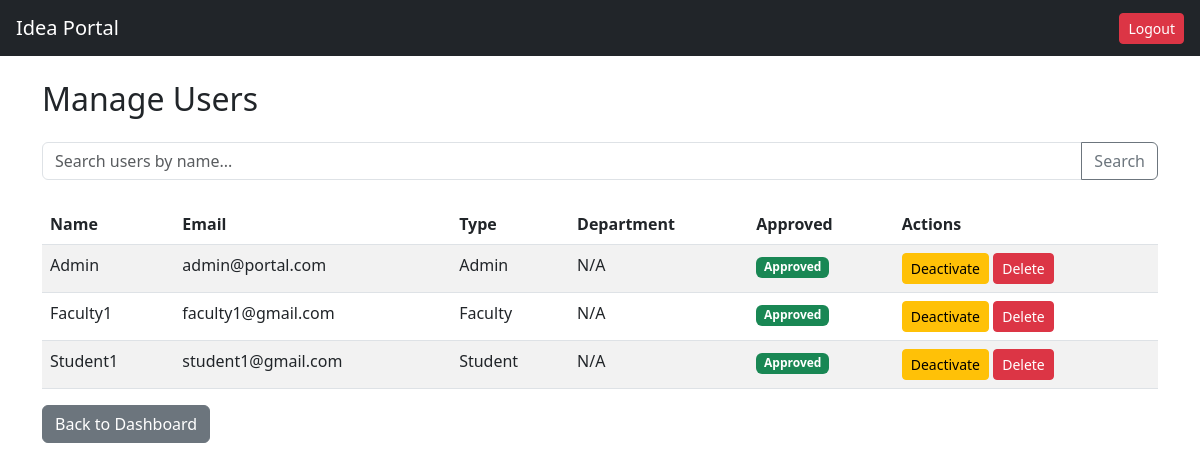
The page /admin/users (signed in) on the database as committed earlier.
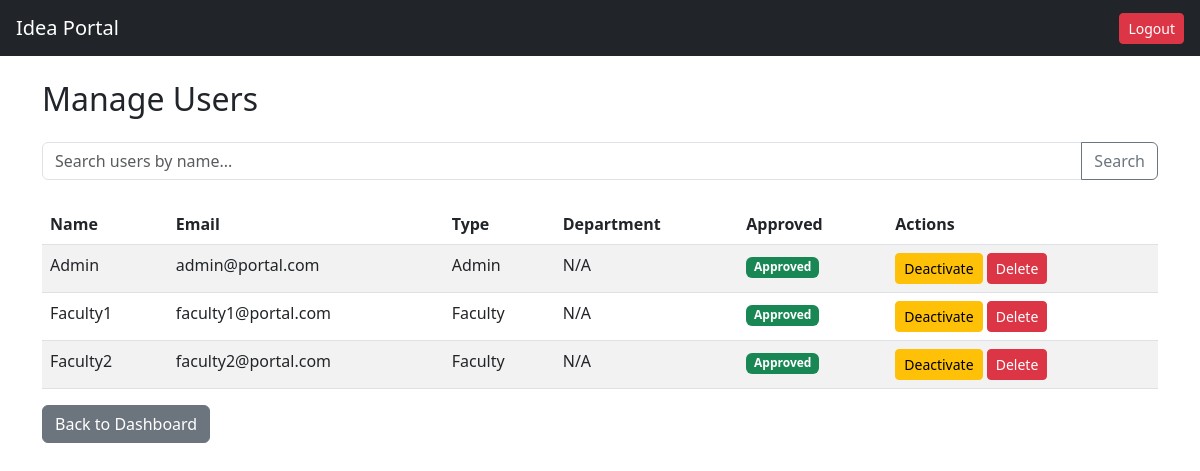
The same page on the database as committed later.
### database/models.py (models this page shows, shortened)
class Person(db.Model):
    __tablename__ = 'person'
    person_id = db.Column(db.Integer, primary_key=True)
    name = db.Column(db.String(100), nullable=False)
    email = db.Column(db.String(100), unique=True, nullable=False)
    password = db.Column(db.String(200), nullable=False)
    type = db.Column(db.String(20), nullable=False)  # Student / Faculty / Admin
    department = db.Column(db.String(100))
    is_approved = db.Column(db.Boolean, default=False)
    skills = db.Column(db.Text)  # Comma-separated skills
    resume_url = db.Column(db.String(255))  # URL to uploaded resume
    bio = db.Column(db.Text)  # Short bio/profile description
    phone = db.Column(db.String(20))  # Contact phone number

### admin/routes.py (the view)
@admin_bp.route('/users')
@login_required
@role_required('Admin')
def view_users():
    users = Person.query.all()
    return render_template('admin/users.html', users=users)

### templates/admin/users.html
{% extends 'base.html' %}
{% block content %}
<h2 class="mb-4">Manage Users</h2>
<form method="GET" action="/admin/search" class="mb-4">
    <div class="input-group">
        <input type="text" name="q" class="form-control" placeholder="Search users by name...">
        <button class="btn btn-outline-secondary" type="submit">Search</button>
    </div>
</form>
<table class="table table-striped">
    <thead>
        <tr>
            <th>Name</th>
            <th>Email</th>
            <th>Type</th>
            <th>Department</th>
            <th>Approved</th>
            <th>Actions</th>
        </tr>
    </thead>
    <tbody>
        {% for user in users %}
        <tr>
            <td>{{ user.name }}</td>
            <td>{{ user.email }}</td>
            <td>{{ user.type }}</td>
            <td>{{ user.department or 'N/A' }}</td>
            <td>
                {% if user.is_approved %}
                    <span class="badge bg-success">Approved</span>
                {% else %}
                    <span class="badge bg-warning">Pending</span>
                {% endif %}
            </td>
            <td>
                {% if not user.is_approved %}
                    <a href="/admin/approve/{{ user.person_id }}" class="btn btn-success btn-sm">Approve</a>
                    <a href="/admin/reject/{{ user.person_id }}" class="btn btn-danger btn-sm">Reject</a>
                {% else %}
                    <a href="/admin/deactivate/{{ user.person_id }}" class="btn btn-warning btn-sm">Deactivate</a>
                {% endif %}
                <a href="/admin/delete/{{ user.person_id }}" class="btn btn-danger btn-sm">Delete</a>
            </td>
        </tr>
        {% endfor %}
    </tbody>
</table>
<a href="/admin/dashboard" class="btn btn-secondary">Back to Dashboard</a>
{% endblock %}

### templates/base.html (shortened to what this page needs)
<!DOCTYPE html>
<html>
<head>
    <link href="https://cdn.jsdelivr.net/npm/bootstrap@5.3.0/dist/css/bootstrap.min.css" rel="stylesheet">
</head>
<body>
<nav class="navbar navbar-dark bg-dark px-3">
    <span class="navbar-brand">Idea Portal</span>
    <a href="/logout" class="btn btn-danger btn-sm">Logout</a>
</nav>
<div class="container mt-4">
    {% block content %}{% endblock %}
</div>
</body>
</html>

Rows that differ between the two databases and show on the page:
changed Person "Faculty1": email "faculty1@gmail.com" → "faculty1@portal.com"
changed Person: name "Student1" → "Faculty2"; email "student1@gmail.com" → "faculty2@portal.com"; type "Student" → "Faculty"
